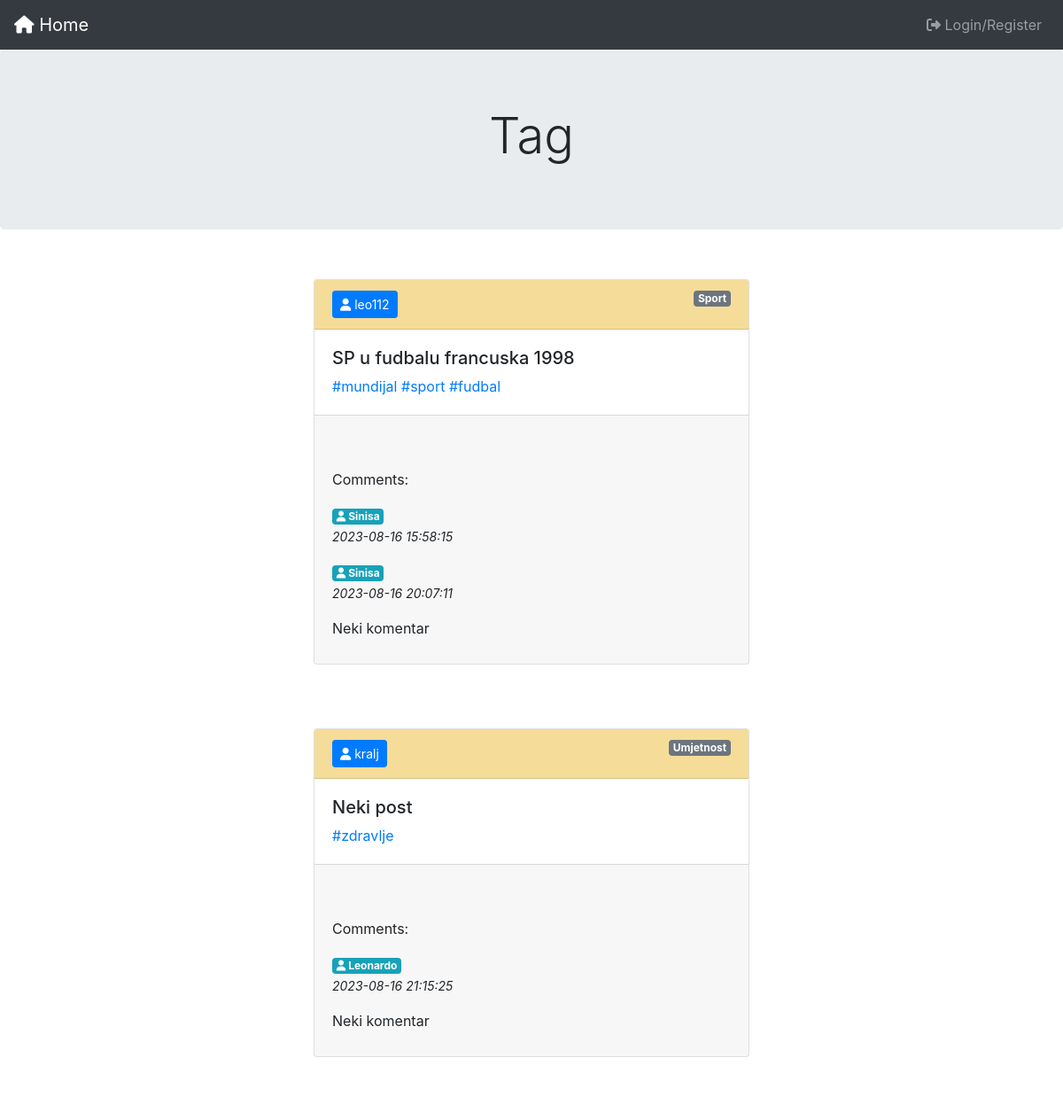
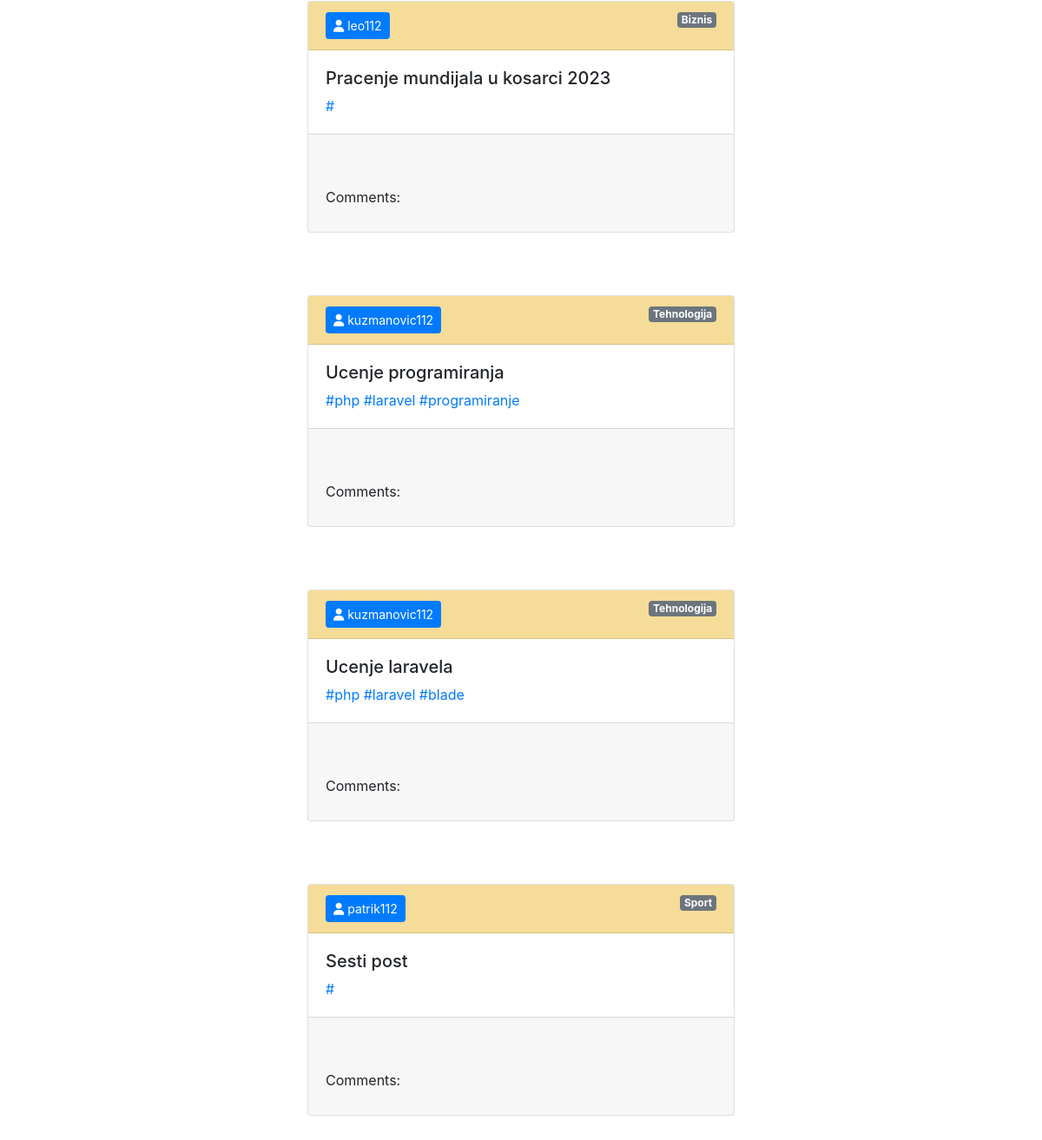
Page /tags.php on the committed database (2 pictures, top to bottom).
### tables this page shows
CREATE TABLE IF NOT EXISTS `posts` (
  `id` int NOT NULL AUTO_INCREMENT,
  `post` longtext NOT NULL,
  `category_id` int NOT NULL,
  `user_id` int NOT NULL,
  `tags` longtext,
  `created_at` datetime NOT NULL,
  PRIMARY KEY (`id`),
  KEY `posts_ibfk_1` (`category_id`),
  KEY `posts_ibfk_2` (`user_id`)
);

CREATE TABLE IF NOT EXISTS `users` (
  `id` int NOT NULL AUTO_INCREMENT,
  `name` varchar(40) NOT NULL,
  `surname` varchar(40) NOT NULL,
  `userName` varchar(40) NOT NULL,
  `email` varchar(40) NOT NULL,
  `password` varchar(40) NOT NULL,
  PRIMARY KEY (`id`)
);

CREATE TABLE IF NOT EXISTS `categories` (
  `id` int NOT NULL AUTO_INCREMENT,
  `name` varchar(40) NOT NULL,
  PRIMARY KEY (`id`)
);

CREATE TABLE IF NOT EXISTS `comments` (
  `id` int NOT NULL AUTO_INCREMENT,
  `comment` longtext NOT NULL,
  `post_id` int NOT NULL,
  `user_id` int NOT NULL,
  `created_at` datetime DEFAULT NULL,
  `status` tinyint NOT NULL,
  PRIMARY KEY (`id`),
  KEY `comments_ibfk_1` (`user_id`),
  KEY `comments_ibfk_2` (`post_id`)
);

### bootstrap.php (called while the page is built, shortened)
<?php
require_once "partials/header.php";
$config = require "config.php";
$db = Connection::connect($config['database']);
require "classes/QueryBuilder.php";
require "classes/Category.php";
require "classes/Post.php";
require "classes/Comment.php";
$post = new Post($db);
$comment = new Comment($db);
?>

### classes/QueryBuilder.php (called while the page is built, shortened)
<?php
class QueryBuilder {
    function __construct($db){
        $this->db=$db;
    }
}
?>

### classes/Post.php (called while the page is built, shortened)
<?php
class Post extends QueryBuilder {
   public function tags($str){
    $sql = "SELECT posts.id,posts.post,posts.category_id,posts.user_id,posts.tags,posts.created_at,categories.name,users.userName FROM posts INNER JOIN categories ON posts.category_id=categories.id INNER JOIN users ON posts.user_id=users.id  WHERE LOWER(tags) LIKE '%$str%'";
    $query1 = $this->db->prepare($sql);
    $query1->execute();
    $result = $query1->fetchAll(PDO::FETCH_OBJ);
    return $result;
   }
}
?>

### classes/Comment.php (called while the page is built, shortened)
<?php
class Comment extends QueryBuilder {
    public function allComments(){
        $sql = "SELECT comments.comment,comments.created_at,comments.post_id,comments.user_id,users.name,posts.id FROM comments INNER JOIN posts ON comments.post_id = posts.id INNER JOIN users ON comments.user_id = users.id";
        $query1 = $this->db->prepare($sql);
        $query1->execute();
        $result = $query1->fetchAll(PDO::FETCH_OBJ);
        return $result;
    }
}
?>

### card.php (the view, shortened to what this page needs)
<?php $comments = $comment->allComments()?>
<?php foreach ($allPosts as $post): ?>
    <div class="card m-4" >
        <div class="card-header" style="background-color: #f5dc98;">
            <a href="user.php?id=<?php echo $post->user_id ?>" class="btn btn-primary btn-sm float-left"><i class="fa fa-user" aria-hidden="true"></i> <?php echo $post->userName ?></a>
            <a href="category.php?id=<?php echo $post->category_id ?>" class="badge badge-secondary btn-sm float-right"><?php echo $post->name ?></a>
        </div>
        <div class="card-body">
            <h5><?php echo $post->post ?></h5>
            <?php
             $tags = $post->tags;
             $tag = explode(',',$tags);
             ?>
            <?php foreach ($tag as $t): ?>
                <a href="tags.php?tags=<?php echo $t ?>"><?php echo "#".$t ?></a>
            <?php endforeach ?>
        </div>
        <div class="card-footer">
            <?php if(isset($_SESSION['loggedUser']) && $post->user_id == $_SESSION['loggedUser']->id): ?>
                <a href="delete.php?id=<?php echo $post->id ?>" class="badge badge-danger btn-sm float-left"><i class="fa fa-trash-o" aria-hidden="true"></i> Delete</a>
                <a href="update.view.php?id=<?php echo $post->id ?>" class="badge badge-warning btn-sm float-right"><i class="fa fa-pencil" aria-hidden="true"></i> Update</a>
            <?php endif ?><br><br>
            <p>Comments:</p>
            <?php foreach ($comments as $comment): ?>
                <?php if($comment->post_id == $post->id): ?>
                    <a href="user.php?id=<?php echo $comment->user_id ?>" class="badge badge-info"><i class="fa fa-user" aria-hidden="true"></i> <?php echo $comment->name ?></a>
                    <p><small><i><?php echo $comment->created_at ?></i></small></p>
                    <p><?php echo $comment->comment ?></p>
                <?php endif ?>
            <?php endforeach ?>
        </div>
</div><br>
<?php endforeach ?>

### partials/header.php (shortened to what this page needs)
<!DOCTYPE html>
<html lang="en">
<head>
    <link rel="stylesheet" href="https://cdn.jsdelivr.net/npm/bootstrap@4.6.2/dist/css/bootstrap.min.css">
    <link rel="stylesheet" href="path/to/font-awesome/css/font-awesome.min.css">
    <link rel="stylesheet" href="path/to/font-awesome/css/font-awesome.min.css">
</head>
<body>
    <?php require_once "bootstrap.php" ?>
    <?php require_once "navbar.php" ?>

### partials/navbar.php
<?php require_once "bootstrap.php" ?>
<nav class="navbar navbar-expand-lg navbar-dark bg-dark">
    <a href="index.php" class="navbar-brand"><i class="fa fa-home" aria-hidden="true"></i>  Home</a>
    <ul class="navbar-nav ml-auto">
        <?php if(isset($_SESSION['loggedUser'])): ?>
            <li class="nav-item">
                <a href="user.php?id=<?php echo $_SESSION['loggedUser']->id ?>" class="nav-link"><i class="fa fa-user" aria-hidden="true"></i> <?php echo $_SESSION['loggedUser']->name ?></a>
            </li>
            <li class="nav-item">
                <a href="logout.php" class="nav-link"><i class="fa fa-sign-out" aria-hidden="true"></i> Logout</a>
            </li>
        <?php else:?>
            <li class="nav-item">
                <a href="login_register.php" class="nav-link"><i class="fa fa-sign-out" aria-hidden="true"></i> Login/Register</a>
            </li>
        <?php endif ?>
    </ul>
</nav>

### tags.php
<?php require_once "bootstrap.php" ?>
<?php
$str = $_GET['tags'];
$allPosts = $post->tags($str);
?>
<div class="jumbotron text-center">
    <h5 class="display-4">Tag <?php echo $str ?></h5>
</div>
<div class="container">
    <div class="row">
        <div class="col-6 offset-3">
            <?php require_once "card.php" ?>
        </div>
    </div>
</div>

### rows in the picture
posts: user.userName "leo112", category.name "Sport", post "SP u fudbalu francuska 1998", tags "mundijal", tags "sport", tags "fudbal"
comments: user.name "Sinisa", created_at "2023-08-16 15:58:15"
comments: user.name "Sinisa", created_at "2023-08-16 20:07:11", comment "Neki komentar"
posts: user.userName "kralj", category.name "Umjetnost", post "Neki post", tags "zdravlje"
comments: user.name "Leonardo", created_at "2023-08-16 21:15:25", comment "Neki komentar"
posts: user.userName "leo112", category.name "Biznis", post "Pracenje mundijala u kosarci 2023"
posts: user.userName "kuzmanovic112", category.name "Tehnologija", post "Ucenje programiranja", tags "php", tags "laravel", tags "programiranje"
posts: user.userName "kuzmanovic112", category.name "Tehnologija", post "Ucenje laravela", tags "php", tags "laravel", tags "blade"
posts: user.userName "patrik112", category.name "Sport", post "Sesti post"
